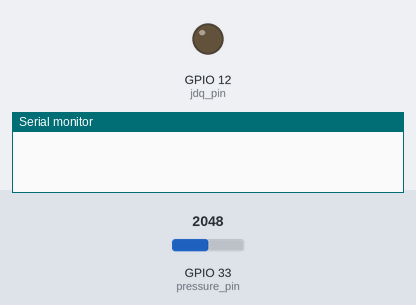
A sketch run on a simulated ESP32. On the bench: output pins drawn as LEDs (lit = HIGH), the last lines printed to the serial monitor. Inputs (shaded band) come from the test bench; at power-on: GPIO 33 (pressure_pin) = 2048.

Above: at 1.2 s.
1.3 s: GPIO 33 (pressure_pin) set to 1992
At 2.7 s:
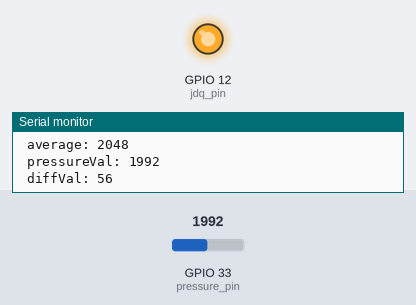
3.0 s: GPIO 33 (pressure_pin) set to 2866
At 3.9 s:
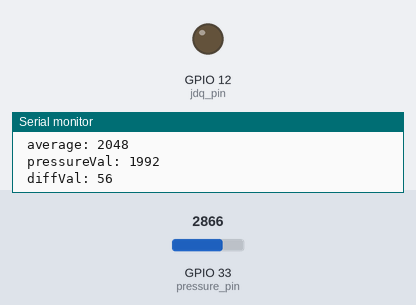
4.5 s: GPIO 33 (pressure_pin) set to 2047
At 5.0 s:
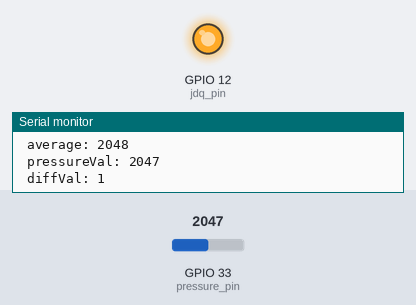
Timing chart, 0 to 7.5 s (numbered marks = the images above; inputs shaded):
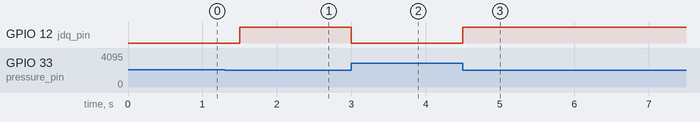

The sketch:

sketch_dec15a.ino
```cpp
int pressure_pin = 33;
int jdq_pin = 12;
#define preesureTimeInterval 300
unsigned long pressureTimes =0;
int numAverage[30];
int sum = 0;
int average = 0;
int pressureVal = 0;
int diffVal = 0;
int maxPressure = 0;

void setup() {
  pinMode(jdq_pin, OUTPUT);
  //put your setup code here, to run once:
  Serial.begin(19500);
  maxPressure = analogRead(pressure_pin);
  for(int i = 0;i<30;i++) {
    numAverage[i] =  analogRead(pressure_pin);
    sum += numAverage[i];
  }
  average = sum /30;
}

void loop() {
  getPress();
}

void getPress() {
  if(millis() - pressureTimes >= preesureTimeInterval) {
    pressureTimes = millis();

    pressureVal = analogRead(pressure_pin);

    diffVal = abs(average - pressureVal);
    if(maxPressure - pressureVal > 0 ) {
      Serial.printf("\n average: %d", average);
      Serial.printf("\n pressureVal: %d", pressureVal);
      Serial.printf("\n diffVal: %d", diffVal);
      digitalWrite(jdq_pin, HIGH);
    }else{
      digitalWrite(jdq_pin, LOW);
    }
  }
}
```

Measured:
- the behaviour switches between 2048 and 2047 on GPIO 33 (pressure_pin) (found by bisection; images 0 and 1)
- after the input at 1.3 s, GPIO 12 (jdq_pin): LOW → HIGH after 0.20 s
- after the input at 3.0 s, GPIO 12 (jdq_pin): HIGH → LOW at once
- after the input at 4.5 s, GPIO 12 (jdq_pin): LOW → HIGH at once
